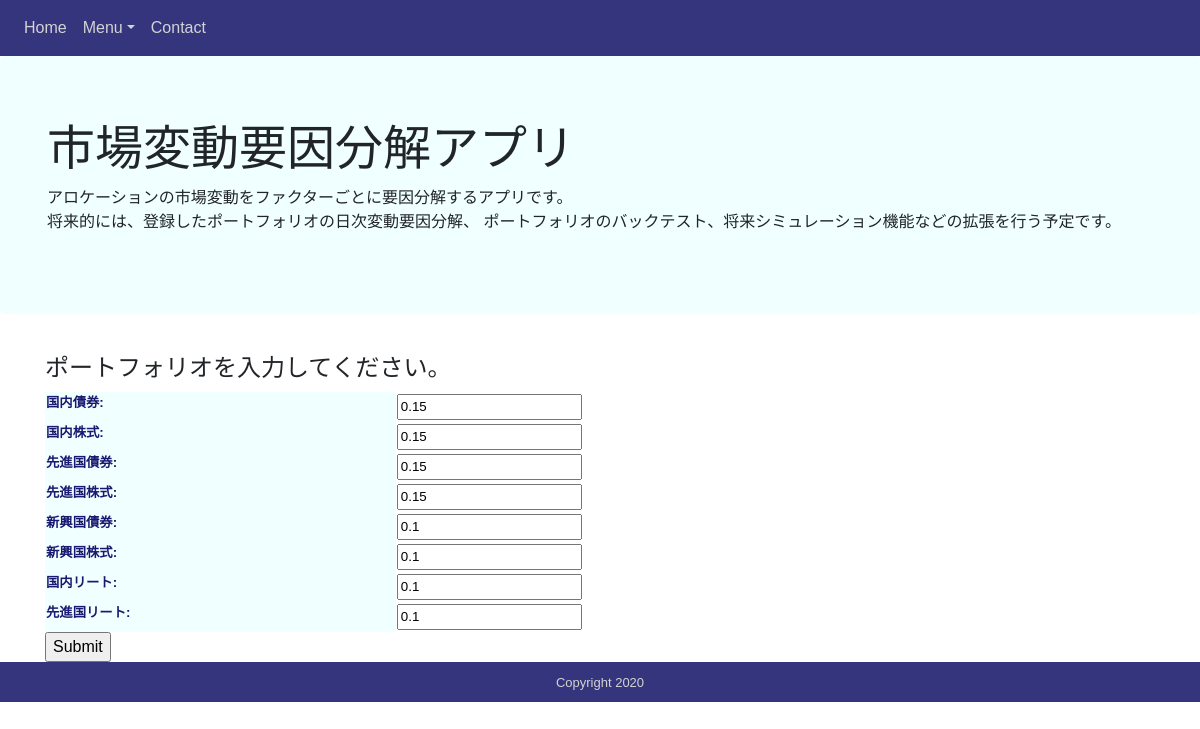
The page /factor_app/factor_update/1 on the database its author committed.
### factor_app/models.py (models this page shows, shortened)
class PortfolioModel(models.Model):
    title = models.CharField('登録ポートフォリオ', max_length=100)
    weight_DB = models.FloatField('国内債券', default=0.15)
    weight_DE = models.FloatField('国内株式', default=0.15)
    weight_FB = models.FloatField('先進国債券', default=0.15)
    weight_FE = models.FloatField('先進国株式', default=0.15)
    weight_EB = models.FloatField('新興国債券', default=0.10)
    weight_EE = models.FloatField('新興国株式', default=0.10)
    weight_DR = models.FloatField('国内リート', default=0.10)
    weight_FR = models.FloatField('先進国リート', default=0.10)

### factor_app/views.py (the view)
# urls.py: path('factor_update/<int:pk>', UpdateForm.as_view(), name='factor_update'),
class UpdateForm(UpdateView):
    template_name = 'factor_update.html'
    model = PortfolioModel
    fields = (
        'weight_DB',
        'weight_DE',
        'weight_FB',
        'weight_FE',
        'weight_EB',
        'weight_EE',
        'weight_DR',
        'weight_FR',
    )
    success_url = reverse_lazy('factor_main')

### templates/factor_update.html (shortened to what this page needs)
{% extends 'base.html' %}
{% load static %}
{% block header %}
<nav class="navbar navbar-expand-md">
    <div class="collapse navbar-collapse" id="bs-navi">
        <ul class="navbar-nav">
            <li class="nav-item"><a class="nav-link" href="{% url 'index' %}">Home</a></li>
            <li class="nav-item dropdown">
                <a class="nav-link dropdown-toggle" id="nav-link-dropdown" data-toggle="dropdown" aria-haspopup="true"
                    aria-expanded="false">Menu</a>
            </li>
            <li class="nav-item"><a class="nav-link" href="{% url 'index' %}">Contact</a></li>
        </ul>
    </div>
</nav>
<div class="jumbotron">
    <div class="container">
        <h1>
            <font size="7">市場変動要因分解アプリ</font>
        </h1>
        <p>
            アロケーションの市場変動をファクターごとに要因分解するアプリです。<br />
            将来的には、登録したポートフォリオの日次変動要因分解、
            ポートフォリオのバックテスト、将来シミュレーション機能などの拡張を行う予定です。
        </p>
    </div>
</div>
{% endblock header %}
{% block content %}
<div class='container'>
    <h2>
        <font size="5">ポートフォリオを入力してください。</font>
    </h2>
    <form method="post">
        <table>
            {{ form }}
        </table>
        <input type="submit">
    </form>
</div>
<footer class="footer mt-auto py-2">
    <div class="footer-text">
        <font size="2">Copyright 2020</font>
    </div>
</footer>
{% endblock content %}

### static/css/style.css (style rules this page uses)
body { font-family: 'Hiragino Kaku Gothic Pro', 'ヒラギノ角ゴ Pro W3', 'メイリオ', Meiryo, 'ＭＳ Ｐゴシック', sans-serif; }
nav { background-color: #35357d; }
.nav-link { color: lightgray; }
#nav-link-dropdown { color: lightgray; }
.jumbotron { background-color: azure; }
footer { background-color: #35357d; }
.footer-text { color: lightgrey; text-align: center; }
table { width: 100%; font-size: 10pt; }
th { color: midnightblue; background-color: azure; }

### rows shown on the page
PortfolioModel: weight_DB "0.15", weight_DE "0.15", weight_FB "0.15", weight_FE "0.15", weight_EB "0.1", weight_EE "0.1", weight_DR "0.1", weight_FR "0.1"
